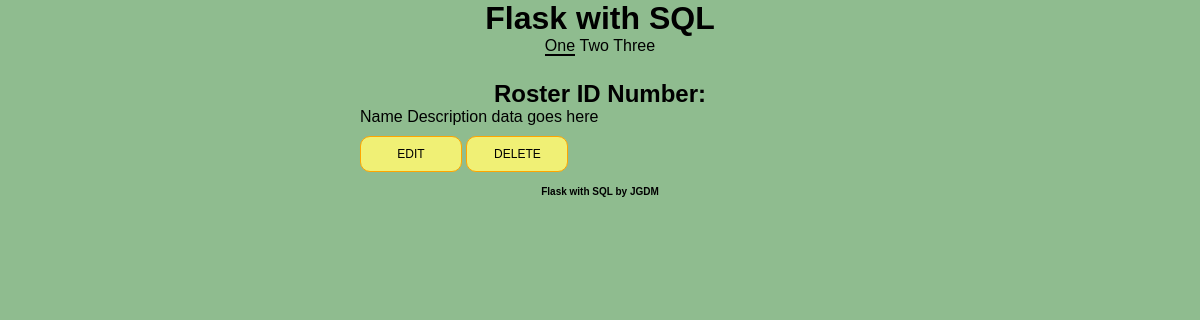
The app's page /single/7, older data.
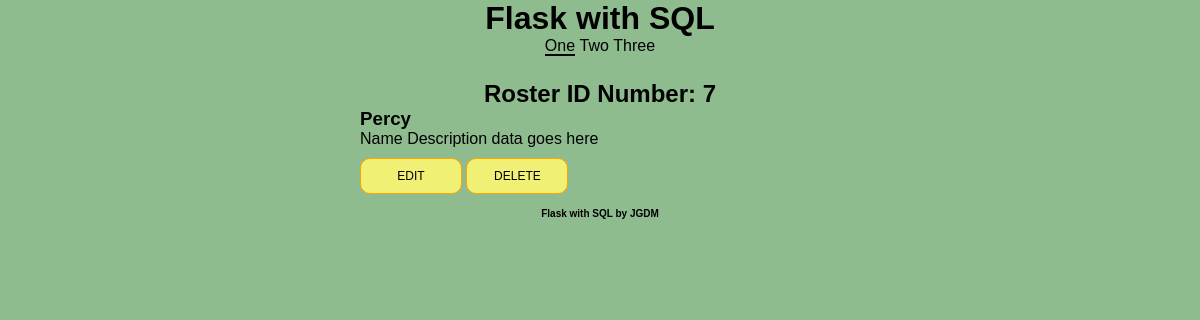
The same page, newer data.
### models.py (models this page shows, shortened)
class Roster(db.Model):
    id = db.Column(db.Integer(), primary_key=True)
    name = db.Column("Name", db.String(80), unique=True, nullable=False)
    age = db.Column("Age", db.Integer, unique=True, nullable=False)
    joined = db.Column('Joined', db.DateTime, default=datetime.datetime.now)

### app.py (the view)
@app.route('/single/<id>', methods=['GET'])
def single(id):
    roster = Roster.query.get(id)
    return render_template('single.html', roster = roster)

### templates/single.html (shortened to what this page needs)
{% extends "main.html" %}
    {% block nav_block %}
        <nav>
            <ul>
                <li><a href="/" class="selected" >One</a></li>
                <li><a href="/two">Two</a></li>
                <li><a href="/three">Three</a></li>
            </ul>
        </nav>
    {% endblock %}
    {% block main_block %}
        <h2>Roster ID Number: {{ roster.id }}</h2>
        <div class="name_data_single">
            <h3>{{ roster.name }}</h3>
            <p>Name Description data goes here</p>
        </div>
        <div class="edit-delete-block">
            <a href="{{ url_for('form_edit', id=roster.id) }}" class="btn_edit">Edit</a>
            <a href="{{ url_for('delete_record', id=roster.id) }}" class="btn_delete">Delete</a>
        </div>
    {% endblock %}

Row changes from the older to the newer data that the page shows:
added Roster: id "7", name "Percy"
